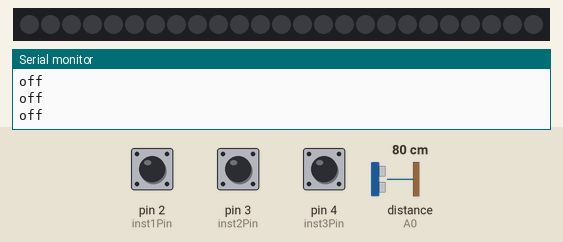
A sketch run on a simulated Arduino Leonardo, built with avr-gcc and run on an emulated ATmega32U4. Shown: 25 RGB LEDs in strip order, left to right, the last lines printed to the serial monitor. The test bench sets the inputs (shaded band); at power-on: distance to the obstacle (sensor on A0) 80 cm, pin 2 (inst1Pin) HIGH, pin 3 (inst2Pin) HIGH, pin 4 (inst3Pin) HIGH. Dim RGB values are drawn brighter than linear; USB keyboard and mouse output is not drawn.

Above: at 1.2 s.
1.3 s: distance to the obstacle (sensor on A0) set to 18 cm
At 3.0 s:
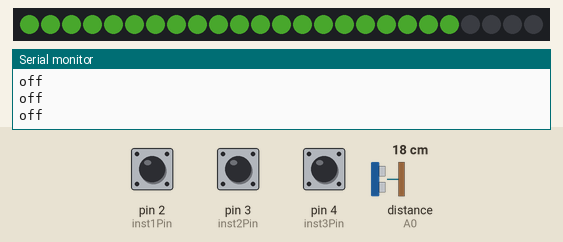
4.3 s: distance to the obstacle (sensor on A0) set to 35 cm
At 4.9 s:
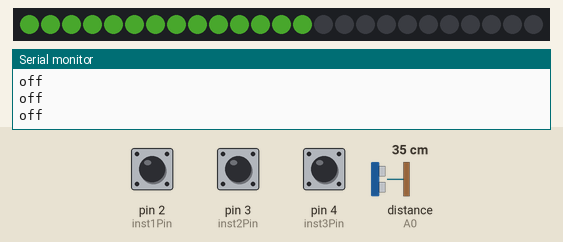
Timing chart, 0 to 7.3 s (numbered marks = the images above; inputs shaded):
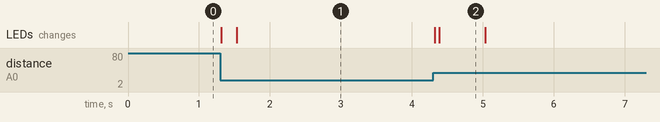

The sketch:

SimpleCase.ino
```cpp
// Include the library:
#include <SharpIR.h> /*SHARP GP2Y0A21YK0F IR distance sensor with Arduino and SharpIR library example code. More info: https://www.makerguides.com */
#include <MIDIUSB.h> //MIDIUSB has a library called "PitchToNote.h" which converts notes like C3,D3,C5 etc to intergers
#include <Keyboard.h> //For assigning buttons to a specific key strokes
#include <Adafruit_NeoPixel.h> //Light control https://learn.adafruit.com/adafruit-neopixel-uberguide/the-magic-of-neopixels?view=all#powering-neopixels

// Define model and input pin:
#define IRPin A0 //Distance sensor
#define model 1080
#define LED_PIN    7 //Neo Pixel
#define LED_COUNT 25 //Strand length
int LEDNum  = 24;

// Create variables:
// buttons():
int inst1Pin = 2;
int inst2Pin = 3;
int inst3Pin = 4;
int buttonPressTime = 0;
int buttonTimeout = 150;
int buttonPressed;
int oldButton;
int change;
//determineNote() & turnOn() & turnOff():
int distance_cm; //Distance sensor response
int noteToBePlayed = 0; //Distance translated to a midi note
int oldNote = 1;
int upperNote = 100; //PitchToNote.h
int lowerNote = 30; //PitchToNote.h
int listLength = 30; //array length
int listOfNotesToTurnOff[30]; //Delayed note shut off. This array is set to 30 (listLength) to be able to clear a note and meet delay without filling up
unsigned long timesToTurnOffNotes[30]; //Delayed note shut off
unsigned long delayNote;
int noteDuration = 500;
int delayTime = 100; //milliseconds
int k = 0;
int j;
int maxPlayableDistance = 60; //cm
int minPlayableDistance = 10; //cm
int assingDistanceToPentatonic; //index
//lights()
int oldLEDNum = 0;
bool flag = false;
unsigned long sensorTimeOut;
int interval = 5000; //milliseconds
//autoPlay()
unsigned long checkAutoPlay;
int timeForAutoPlay = 10000;
bool flag1 = false;
unsigned long someoneIsPlaying;
int timeSinceSomeoneIsPlaying = 5000;
int twinkle[42] = {72,72,79,79,81,81,79,65,65,52,52,38,38,24,79,79,65,65,52,52,38,79,79,65,65,52,52,38,72,72,79,79,81,81,79,65,65,52,52,38,38,24};
int pentatonic[24] = {31,33,35,38,40,43,33,35,37,40,42,45,35,37,39,42,44,47,36,38,40,43,45,48};


//Create a new instance of the SharpIR class:
SharpIR mySensor = SharpIR(IRPin, model);

//Declare NeoPixel strip object
Adafruit_NeoPixel strip(LED_COUNT, LED_PIN, NEO_GRB + NEO_KHZ800);

void setup() {
  pinMode(inst1Pin, INPUT_PULLUP);
  pinMode(inst2Pin, INPUT_PULLUP);
  pinMode(inst3Pin, INPUT_PULLUP);
  Serial.begin(9600);
  Keyboard.begin();

  strip.begin();           // INITIALIZE NeoPixel strip object (REQUIRED)
  strip.show();            // Turn OFF all pixels ASAP
  strip.setBrightness(50); // Set BRIGHTNESS to about 1/5 (max = 255)
}

void buttons() {
  if (digitalRead(inst1Pin)==LOW){
  change = buttonPressed - oldButton;
    if(change > 0){
      for (int i = 1; i <= change; i++){
        Keyboard.press(KEY_DOWN_ARROW);
        Keyboard.releaseAll();
      }
    }
    if(change < 0){
      for (int i = 1; i <= abs(change); i++){
        Keyboard.press(KEY_UP_ARROW);
        Keyboard.releaseAll();
      }
    }
    oldButton = buttonPressed;
  }
  if (digitalRead(inst2Pin)==LOW){
  buttonPressed = 1;
  change = buttonPressed - oldButton;
    if(change > 0){
      for (int i = 1; i <= change; i++){
        Keyboard.press(KEY_DOWN_ARROW);
        Keyboard.releaseAll();
      }
    }
    if(change < 0){
      for (int i = 1; i <= abs(change); i++){
        Keyboard.press(KEY_UP_ARROW);
        Keyboard.releaseAll();
      }
    }
    oldButton = buttonPressed;
  }
  if (digitalRead(inst3Pin)==LOW){
  buttonPressed = 2;
  change = buttonPressed - oldButton;
    if(change > 0){
      for (int i = 1; i <= change; i++){
        Keyboard.press(KEY_DOWN_ARROW);
        Keyboard.releaseAll();
      }
    }
    if(change < 0){
      for (int i = 1; i <= abs(change); i++){
        Keyboard.press(KEY_UP_ARROW);
        Keyboard.releaseAll();
      }
    }
    oldButton = buttonPressed;
  }
}

void MIDIButtons() {
  if (digitalRead(inst1Pin)==LOW){
    Serial.println("made it");
    controlChange(0, 64, 127);//  (channel, CC number,  CC value)
    MidiUSB.flush();
    //delay();
    //controlChange(0, 64, 0);//  (channel, CC number,  CC value)
    //MidiUSB.flush();
  }
  else {
    Serial.println("off");
    controlChange(0, 64, 0);//  (channel, CC number,  CC value)
    MidiUSB.flush();
  }
  if (digitalRead(inst2Pin)==LOW){
    Serial.println("made it");
    controlChange(0, 68, 127);//  (channel, CC number,  CC value)
    MidiUSB.flush();
    //delay();
    //controlChange(0, 64, 0);//  (channel, CC number,  CC value)
    //MidiUSB.flush();
  }
  else {
    Serial.println("off");
    controlChange(0, 68, 0);//  (channel, CC number,  CC value)
    MidiUSB.flush();
  }
  if (digitalRead(inst3Pin)==LOW){
    Serial.println("made it");
    controlChange(0, 69, 127);//  (channel, CC number,  CC value)
    MidiUSB.flush();
    //delay();
    //controlChange(0, 64, 0);//  (channel, CC number,  CC value)
    //MidiUSB.flush();
  }
  else {
    Serial.println("off");
    controlChange(0, 69, 0);//  (channel, CC number,  CC value)
    MidiUSB.flush();
  }
}

void determineNote(){
  distance_cm = mySensor.distance(); //get a distance measurement and store it as distance_cm:
  if (distance_cm <= maxPlayableDistance && distance_cm >= minPlayableDistance){
    assingDistanceToPentatonic = map(distance_cm, minPlayableDistance, maxPlayableDistance, 1, 24); //1-24 is the size of the pentatonic scales
    noteToBePlayed = pentatonic[assingDistanceToPentatonic]; //map() function is used to get an index for the pentatonic scale
    //noteToBePlayed = map(distance_cm, 10, 80, upperNote, lowerNote);
    Serial.println(noteToBePlayed);
    someoneIsPlaying = millis();
  }
  else{
    noteToBePlayed = 0;
    //Serial.println("Not playing");
  }
  oldNote = noteToBePlayed;
}

void turnOn(){
  if (k <= listLength && noteToBePlayed != 0){
    delayNote = millis()+delayTime;
    noteOn(0, noteToBePlayed, 127);
    MidiUSB.flush();
    listOfNotesToTurnOff[k] = noteToBePlayed;          //add note to top of the list
    timesToTurnOffNotes[k] = millis() + noteDuration;
    k++;
  }
}

void turnOff(){
  if (noteToBePlayed != 0){
    if (millis() > timesToTurnOffNotes[0] || k > listLength){ //checks if time is met
      noteOff(0, listOfNotesToTurnOff[0],0); //turn off index 0, top of the list
      MidiUSB.flush();
      for (j = 0; j < listLength; j++){ //re order index so next note to turn off is at the top of the list
        listOfNotesToTurnOff[j] = listOfNotesToTurnOff[j+1]; //use j to start index from 0, make index 1 --> 0 (top of list)
        timesToTurnOffNotes[j] = timesToTurnOffNotes[j+1];
      }
    k--;
    }
  }
}

void lights(){
  uint32_t greenish = strip.Color(95, 214, 57); //Color displayed
  uint32_t black = strip.Color(0, 0, 0); //Light off
  if (distance_cm <= maxPlayableDistance && distance_cm >= minPlayableDistance){
  int height = map(assingDistanceToPentatonic, 1, 24, LEDNum, 0);
  //if (distance_cm <= 70 && distance_cm >= 10){
  //int height = map(noteToBePlayed, lowerNote, upperNote, LEDNum, 0);
    if (height > oldLEDNum){
      for (int a = 0; a < height; a++){
        strip.setPixelColor(a, greenish);
        strip.show();
        delay(10);
      }
    }
    else{
      for (int b=oldLEDNum; b>height; b--){
        strip.setPixelColor(b, black);
        strip.show();                          //  Update strip to match
        delay(10);
      }
    }
  oldLEDNum = height;
  }
  if (flag == false && distance_cm > 70){
    sensorTimeOut = millis();
    flag = true;
  }
  if (flag == true && millis() - sensorTimeOut >= interval) {
    strip.clear();
    strip.show();
    flag = false;
  }
}

void autoPlay() {
  uint32_t greenish = strip.Color(95, 214, 57); //Color displayed
  uint32_t black = strip.Color(0, 0, 0); //Light off

  for (int i = 0; i < 41; i++){
    noteOn(0, twinkle[i], 127);
    MidiUSB.flush();
    int height = map(twinkle[i], 24, 81, LEDNum, 0);
    if (height > oldLEDNum){
      for (int a = 0; a < height; a++){
        strip.setPixelColor(a, greenish);
        strip.show();
      }
    }
    else{
      for (int b=oldLEDNum; b>height; b--){
        strip.setPixelColor(b, black);
        strip.show();                          //  Update strip to match
      }
    }
    delay(1000);
    oldLEDNum = height;
    noteOff(0,twinkle[i],0); //turn off index 0, top of the list
    MidiUSB.flush();
    determineNote();
    if (noteToBePlayed != 0){
      break;
    }
  }
}

void loop() {
  MIDIButtons();
  determineNote();
  lights();
  if (millis() > delayNote){turnOn();}
  turnOff();
  //Serial.println(distance_cm);
  if (millis() - someoneIsPlaying > timeSinceSomeoneIsPlaying && noteToBePlayed == 0){
    autoPlay();
    someoneIsPlaying = millis();
  }
}

void controlChange(byte channel, byte control, byte value) {

  midiEventPacket_t event = {0x0B, 0xB0 | channel, control, value};
  MidiUSB.sendMIDI(event);
}

void noteOn(byte channel, byte pitch, byte velocity) {

  midiEventPacket_t noteOn = {0x09, 0x90 | channel, pitch, velocity};
  MidiUSB.sendMIDI(noteOn);
}

void noteOff(byte channel, byte pitch, byte velocity) {

  midiEventPacket_t noteOff = {0x08, 0x80 | channel, pitch, velocity};
  MidiUSB.sendMIDI(noteOff);
}
```

Measured:
- after the input at 1.3 s, the LEDs: first change at once (image 1 shows a later state)
- after the input at 4.3 s, the LEDs: first change at once (image 2 shows a later state)
- what the display in image 2 shows lasts 0.6 s, from 4.4 s to 5.0 s
